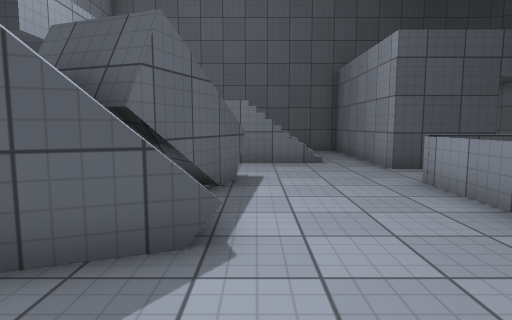
View 1 (above)

24 first-person views from a walk through a scene from a Unity 3-D project. The camera is 1.2 m above the floor, tilts 6° down and sees 75° across. The floor is counted in squares, 1 m on a side. Each view is taken from the middle of a square. On the plan, view 1 faces up. The plan holds only what a view shows up to about 14 squares ahead; the rest is blank. The place goes on beyond the plan. The player is left out. Door leaves are left out, so doorways stand open. Some surface patterns are stand-ins.

View 2
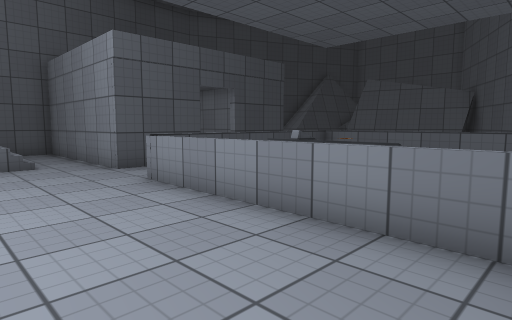

View 3
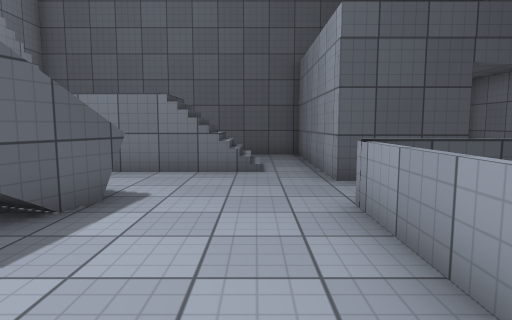

View 4
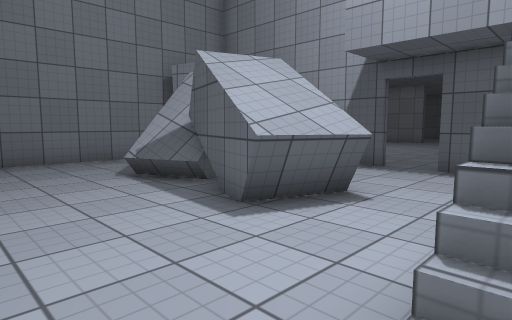

View 5
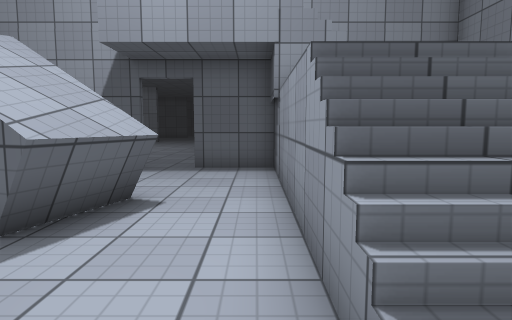

View 6
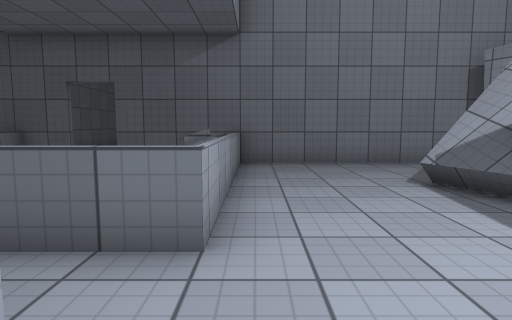

View 7
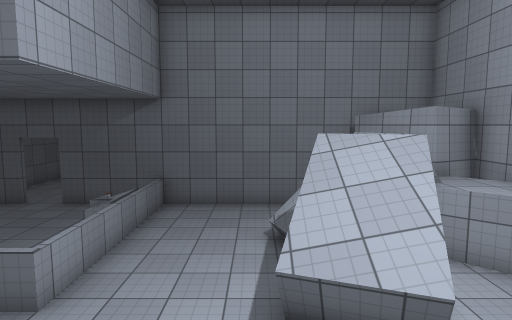

View 8
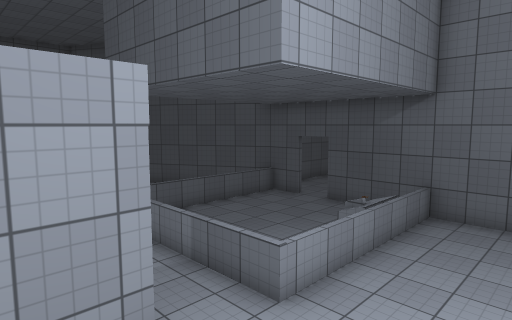

View 9
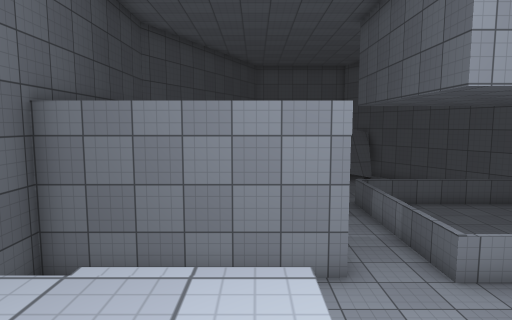

View 10
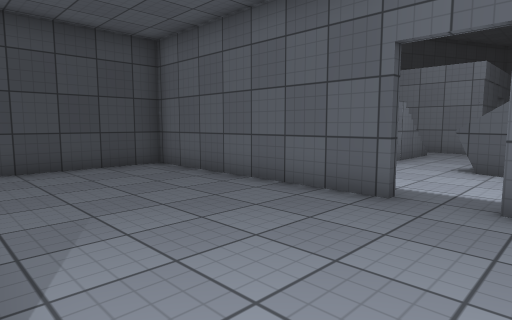

View 11
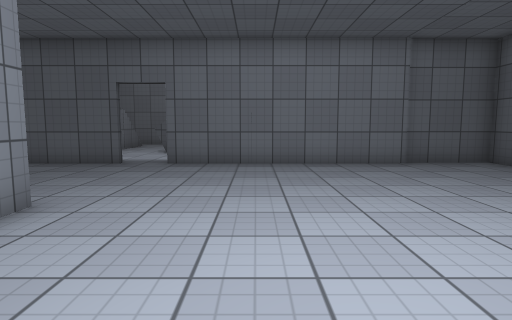

View 12
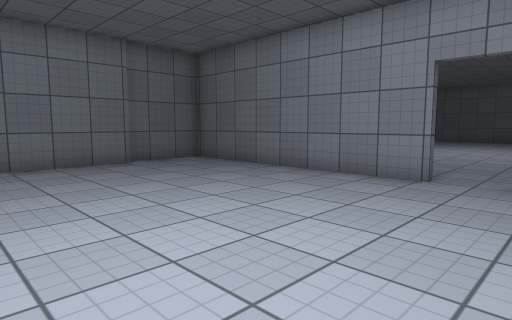

View 13
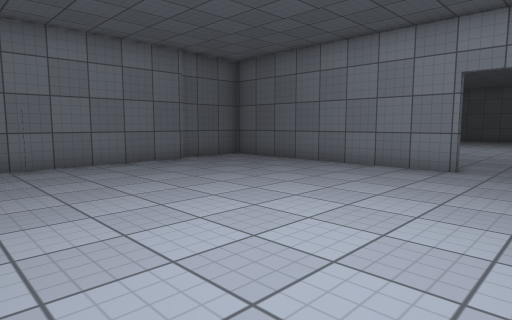

View 14
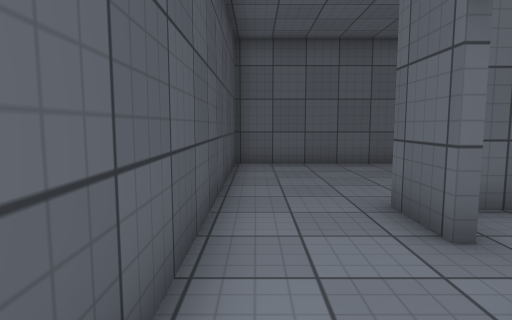

View 15
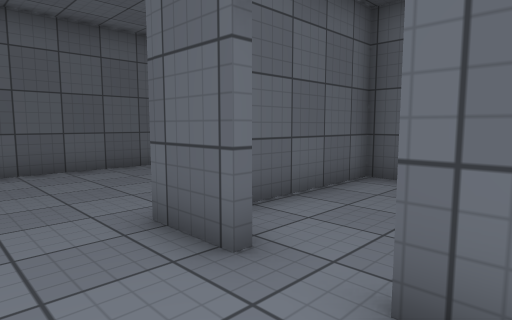

View 16
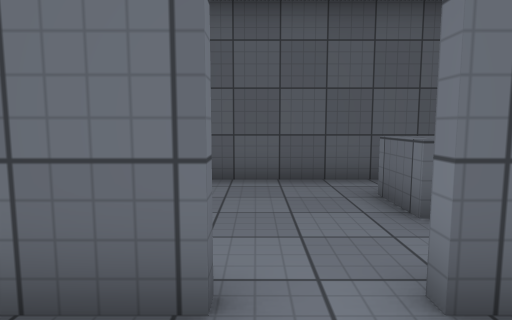

View 17
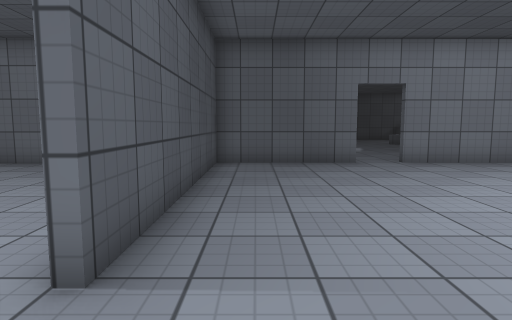

View 18
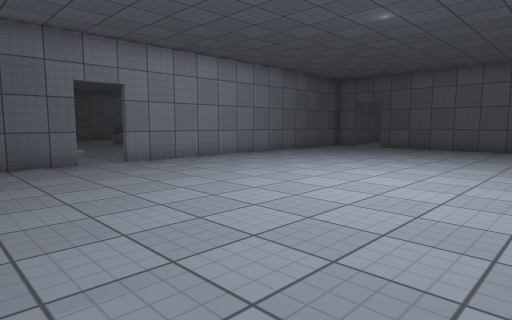

View 19
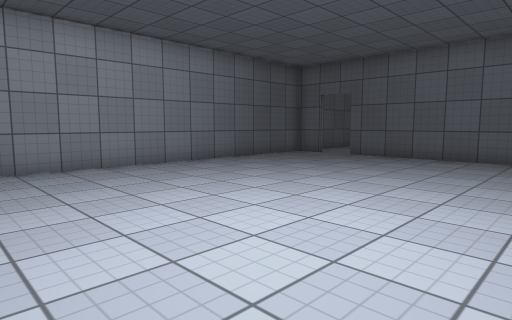

View 20
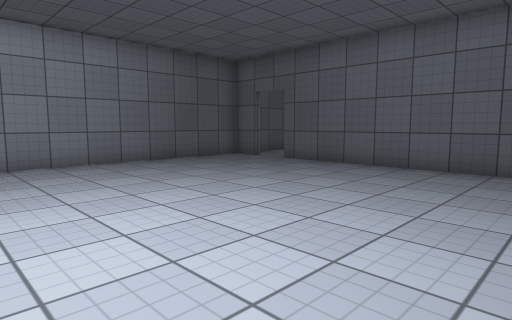

View 21
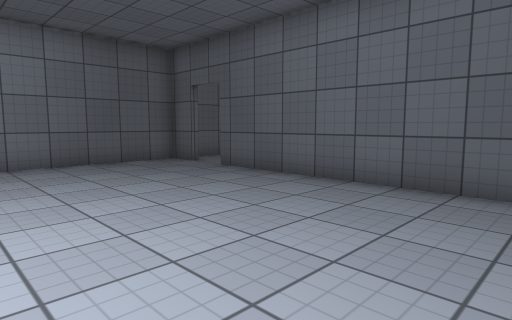

View 22
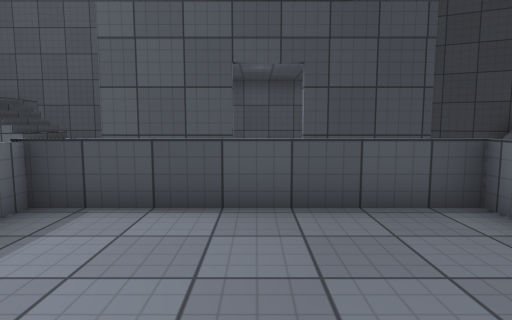

View 23
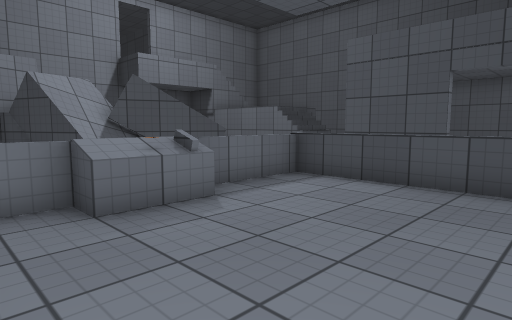

View 24
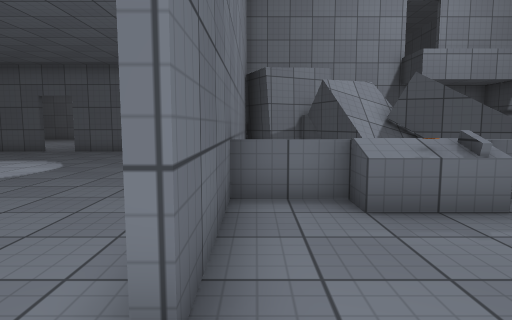

### Floor plan
Key: @ floor where view 1 was taken; # wall or solid block; . main floor; : floor 2 m higher than the main floor; / step, stairs or slope; D open door; = window, fence, low wall or low ledge; ^ raised ledge; O other object.
Columns run from 17 left of view 1 to 11 right of it. Each row starts with its distance up from view 1.
 16  ##########################
 15 ...........#       ..#      #
 14   .........#       ..#      #
 13  #DD##.....#    :. ..#      #
 12  ....#.....##   :///.#
 11  ....#....### : :///.#
 10 ^^...#....#..........#
  9 .....#....#..........###DD###
  8 ....##....DD...^^..........
  7 #####.....DD..###....=======
  6 . ........#...###....=.....=
  5  .........###.###....=.....=
  4 ...........###=#O....=.....=
  3 ...........######....O.....=
  2 ...........####......O.....=
  1 ...........### ......=.....=
  0 ...........### ..@...=...D.=#
 -1  ..........# ############D###
 -2  ..........#        .......
 -3  ..........#      ......
 -4  DD#########    ......
 -5 ...........# ........
 -6  ..........#........
 -7 ...........#......
 -8 ...........#.....
 -9 ...........D...
-10  ..........#...
-11  ..........#
-12  ..........#
-13 ...........#
-14  ..........#
-15 ...........#
-16 ...........#
-17 ...........#
-18 ...........#
-19 ...........#
-20 ...........#
-21  ..........#
-22  .......DD.#
-23  #######DD##
-24           .#
-25            #

Positions as (right, up) in squares from view 1, and headings:
1: (0, 0), facing up
2: (0, 0), facing up-right
3: (2, 2), facing up
4: (3, 11), facing down-left
5: (3, 10), facing left
6: (3, 10), facing down
7: (0, 12), facing down
8: (0, 11), facing down-right
9: (-3, 11), facing right
10: (-12, 6), facing up-right
11: (-17, 4), facing right
12: (-17, 4), facing down-right
13: (-17, 6), facing down-right
14: (-17, 15), facing right
15: (-16, 15), facing down-right
16: (-14, 15), facing down
17: (-17, -5), facing right
18: (-17, -5), facing down-right
19: (-16, -10), facing down-right
20: (-17, -13), facing down-right
21: (-17, -16), facing down-right
22: (7, 2), facing up
23: (9, 0), facing up-left
24: (9, 0), facing left
